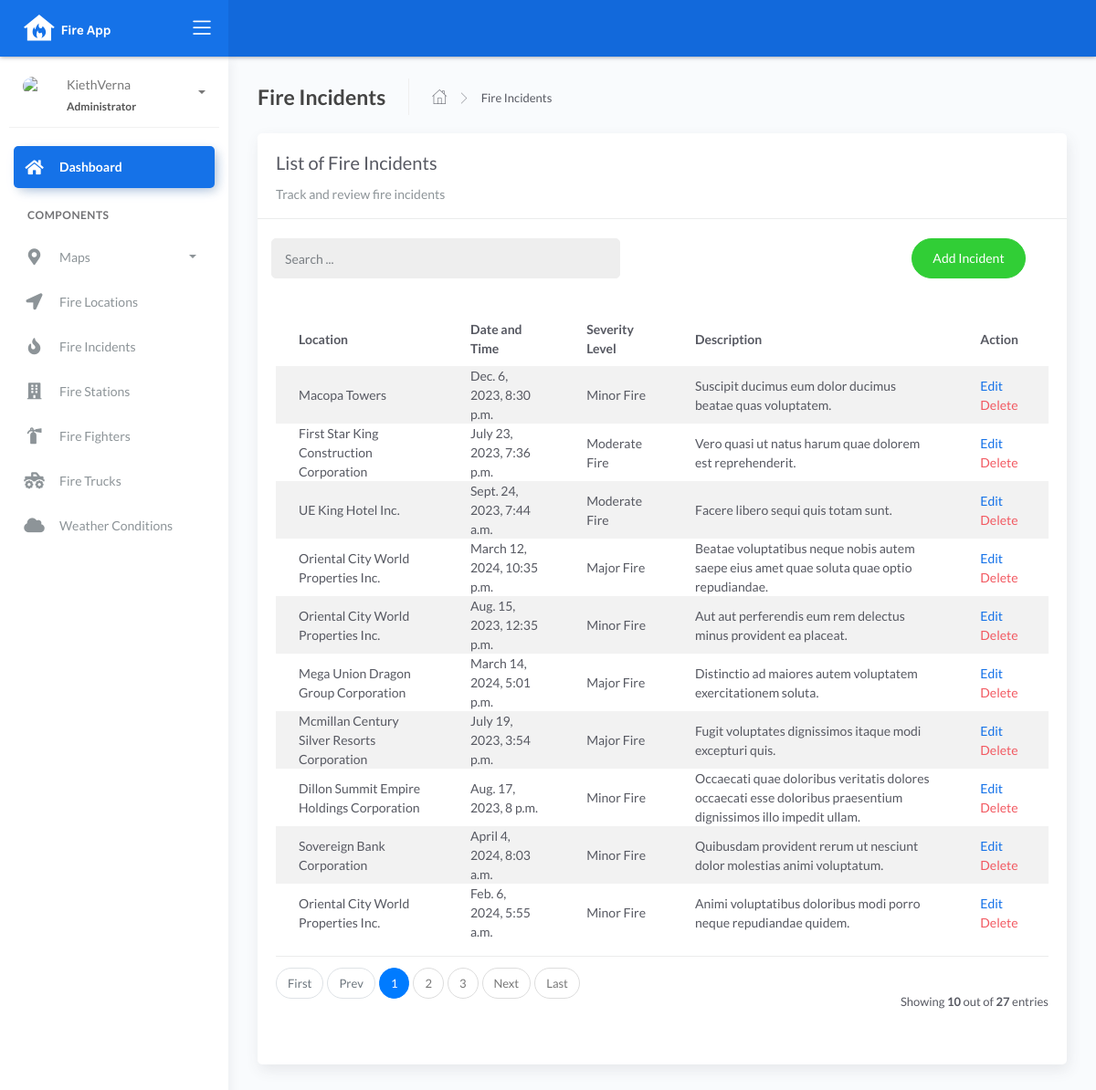
/incident_list, run on the app's committed database.
### fire/models.py (models this page shows, shortened)
class BaseModel(models.Model):
    created_at = models.DateTimeField(auto_now_add=True, db_index=True)
    updated_at = models.DateTimeField(auto_now=True)
    class Meta:
        abstract = True

class Incident(BaseModel):
    SEVERITY_CHOICES = (
        ('Minor Fire', 'Minor Fire'),
        ('Moderate Fire', 'Moderate Fire'),
        ('Major Fire', 'Major Fire'),
    )
    location = models.ForeignKey(Locations, on_delete=models.CASCADE)
    date_time = models.DateTimeField(blank=True, null=True)
    severity_level = models.CharField(max_length=45, choices=SEVERITY_CHOICES)
    description = models.CharField(max_length=250)

class Locations(BaseModel):
    name = models.CharField(max_length=150)
    latitude = models.DecimalField(
        max_digits=22, decimal_places=16, null=True, blank=True)
    longitude = models.DecimalField(
        max_digits=22, decimal_places=16, null=True, blank=True)
    address = models.CharField(max_length=150)
    city = models.CharField(max_length=150)  # can be in separate table
    country = models.CharField(max_length=150)  # can be in separate table
    def __str__(self):
        return f"{self.name}"

### fire/views.py (the view)
# urls.py: path('incident_list', IncidentList.as_view(), name='incident-list'),
class IncidentList(ListView):
    model = Incident
    context_object_name = 'incident'
    template_name = "incident_list.html"
    paginate_by = 10
    def get_queryset(self, *args, **kwargs):
         qs = super(IncidentList, self).get_queryset(*args, **kwargs)
         if self.request.GET.get("q") != None:
             query = self.request.GET.get('q')
             qs = qs.filter(Q(location__name__icontains=query) |
                            Q(severity_level__icontains=query) |
                            Q(description__icontains=query))
         return qs

### templates/incident_list.html (shortened to what this page needs)
{% extends 'base.html' %} {% load static %} {% block content %}
<div class="content">
    <div class="page-inner">
        <div class="page-header">
            <h4 class="page-title">Fire Incidents</h4>
            <ul class="breadcrumbs">
                <li class="nav-home">
                    <a href="{%url 'dashboard-chart' %}">
                    <i class="flaticon-home"></i>
                    </a>
                </li>
                <li class="separator">
                    <i class="flaticon-right-arrow"></i>
                </li>
                <li class="nav-item">
                    <a href="#">Fire Incidents</a>
                </li>
            </ul>
        </div>
        <div class="row">
            <div class="col-md-12">
                <div class="card">
                    <div class="card-header">
                        <div class="card-title">List of Fire Incidents</div>
                        <div class="card-category">Track and review fire incidents</div>
                    </div>
                    <br>
                        <div class="col-md-12 row">
                            <div class="col-md-6">
                                <form class="navbar-left navbar-form nav-search mr-md-3" action="{% url 'incident-list' %}">
                                    <div class="input-group">
                                        <input type="text" placeholder="Search ..." class="form-control" name="q">
                                        <div class="input-group-append">
                                        <span class="input-group-text">
                                        </span>
                                        </div>
                                    </div>
                                </form>
                            </div>
                            <div class="col-md-6">
                                <div class="pull-right">
                                    <a href="{% url 'incident-add'%}" class="btn btn-success btn-rounded">Add Incident</a>
                                </div>
                            </div>
                        </div>
                    <div class="card-body">
                        <table class="table table-striped mt-3">
                            <thead>
                                <tr>
                                    <th scope="col">Location</th>
                                    <th scope="col">Date and Time</th>
                                    <th scope="col">Severity Level</th>
                                    <th scope="col">Description</th>
                                    <th scope="col">Action</th>
                                </tr>
                            </thead>
                            <tbody>
                                {% for object in object_list %}
                                <tr>
                                    <td>{{ object.location }}</td>
                                    <td>{{ object.date_time }}</td>
                                    <td>{{ object.severity_level }}</td>
                                    <td>{{ object.description }}</td>
                                    <td>
                                        <a href="incident_list/edit/{{ object.id }}">Edit</a>
                                        <a href="incident_list/delete/{{ object.id }}" class="text-danger">Delete</a>
                                    </td>
                                </tr>
                                {% empty %}
                                <tr>
                                    <td colspan="4" style="text-align: center">
                                    <p class="text-sm font-weight-bold mb-0">No Records Found</p>
                                    </td>
                                </tr>
                                {% endfor %}
                            </tbody>
                        </table>
                        {% include 'includes/pagination.html' %}
                    </div>
                </div>
            </div>
        </div>
    </div>
</div>
{% endblock %}

### data on the page
Incident: location "Macopa Towers", date_time "Dec. 6, 2023, 8:30 p.m.", severity_level "Minor Fire", description "Suscipit ducimus eum dolor ducimus beatae quas voluptatem."
Incident: location "First Star King Construction Corporation", date_time "July 23, 2023, 7:36 p.m.", severity_level "Moderate Fire", description "Vero quasi ut natus harum quae dolorem est reprehenderit."
Incident: location "UE King Hotel Inc.", date_time "Sept. 24, 2023, 7:44 a.m.", severity_level "Moderate Fire", description "Facere libero sequi quis totam sunt."
Incident: location "Oriental City World Properties Inc.", date_time "March 12, 2024, 10:35 p.m.", severity_level "Major Fire", description "Beatae voluptatibus neque nobis autem saepe eius amet quae soluta quae optio repudiandae."
Incident: location "Oriental City World Properties Inc.", date_time "Aug. 15, 2023, 12:35 p.m.", severity_level "Minor Fire", description "Aut aut perferendis eum rem delectus minus provident ea placeat."
Incident: location "Mega Union Dragon Group Corporation", date_time "March 14, 2024, 5:01 p.m.", severity_level "Major Fire", description "Distinctio ad maiores autem voluptatem exercitationem soluta."
Incident: location "Mcmillan Century Silver Resorts Corporation", date_time "July 19, 2023, 3:54 p.m.", severity_level "Major Fire", description "Fugit voluptates dignissimos itaque modi excepturi quis."
Incident: location "Dillon Summit Empire Holdings Corporation", date_time "Aug. 17, 2023, 8 p.m.", severity_level "Minor Fire", description "Occaecati quae doloribus veritatis dolores occaecati esse doloribus praesentium dignissimos illo impedit ullam."
Incident: location "Sovereign Bank Corporation", date_time "April 4, 2024, 8:03 a.m.", severity_level "Minor Fire", description "Quibusdam provident rerum ut nesciunt dolor molestias animi voluptatum."
Incident: location "Oriental City World Properties Inc.", date_time "Feb. 6, 2024, 5:55 a.m.", severity_level "Minor Fire", description "Animi voluptatibus doloribus modi porro neque repudiandae quidem."

### other printed values
{{ page_num }} "1"
{{ page_num }} "2" "3"
{{ object_list.count }} "10"
{{ paginator.count }} "27"
